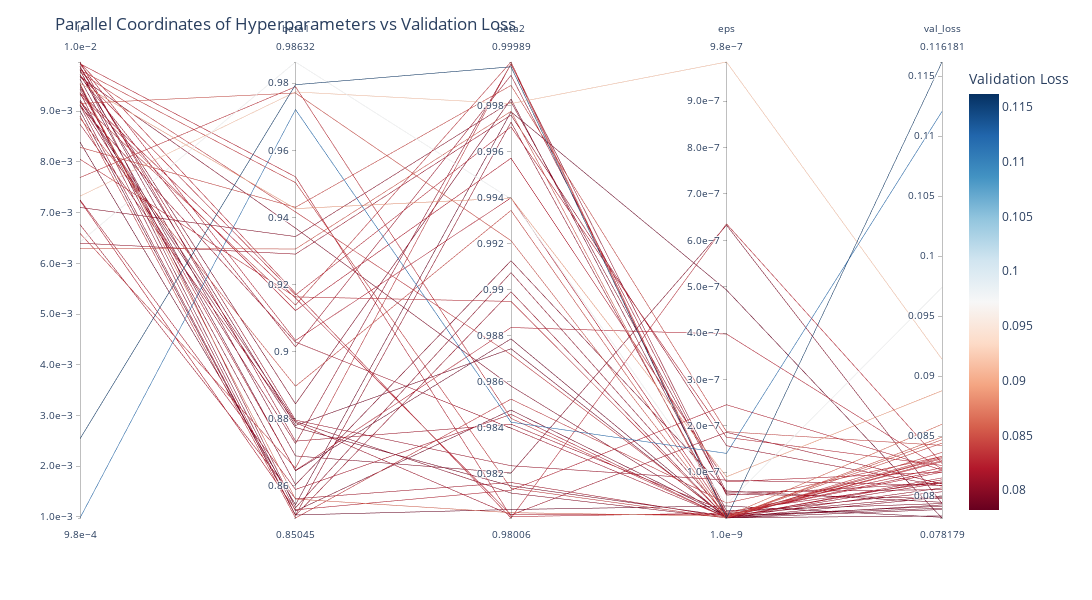

The notebook cell saved with this chart:
### Code cell
import plotly.express as px

df2_clean = df2[df2['val_loss'] < 0.2] 

# Make sure all hyperparameters and val_loss exist in df_plot
cols = ['lr', 'beta1', 'beta2', 'eps', 'val_loss']

fig = px.parallel_coordinates(
    df2_clean,
    dimensions=cols,
    color='val_loss',
    # Reverse color scale: RdBu instead of RdBu_r
    color_continuous_scale=px.colors.sequential.RdBu,
    labels={col: col for col in cols},
)

# Force scientific notation for val_loss (and eps if needed)
fig.update_layout(
    title="Parallel Coordinates: val_loss over all hyperparameters",
)

fig.update_coloraxes(colorbar_title="Validation Loss")

# Update axis tick formatting
for dim in fig.data[0]['dimensions']:
    if dim['label'] in ['eps', 'lr']:  # pick any small numbers you want scientific
        dim['tickformat'] = ".1e"  # scientific notation with 1 decimal

fig.update_layout(
    title="Parallel Coordinates of Hyperparameters vs Validation Loss",
    width=1200,
    height=600,
    font=dict(size=12)
)


fig.show()
